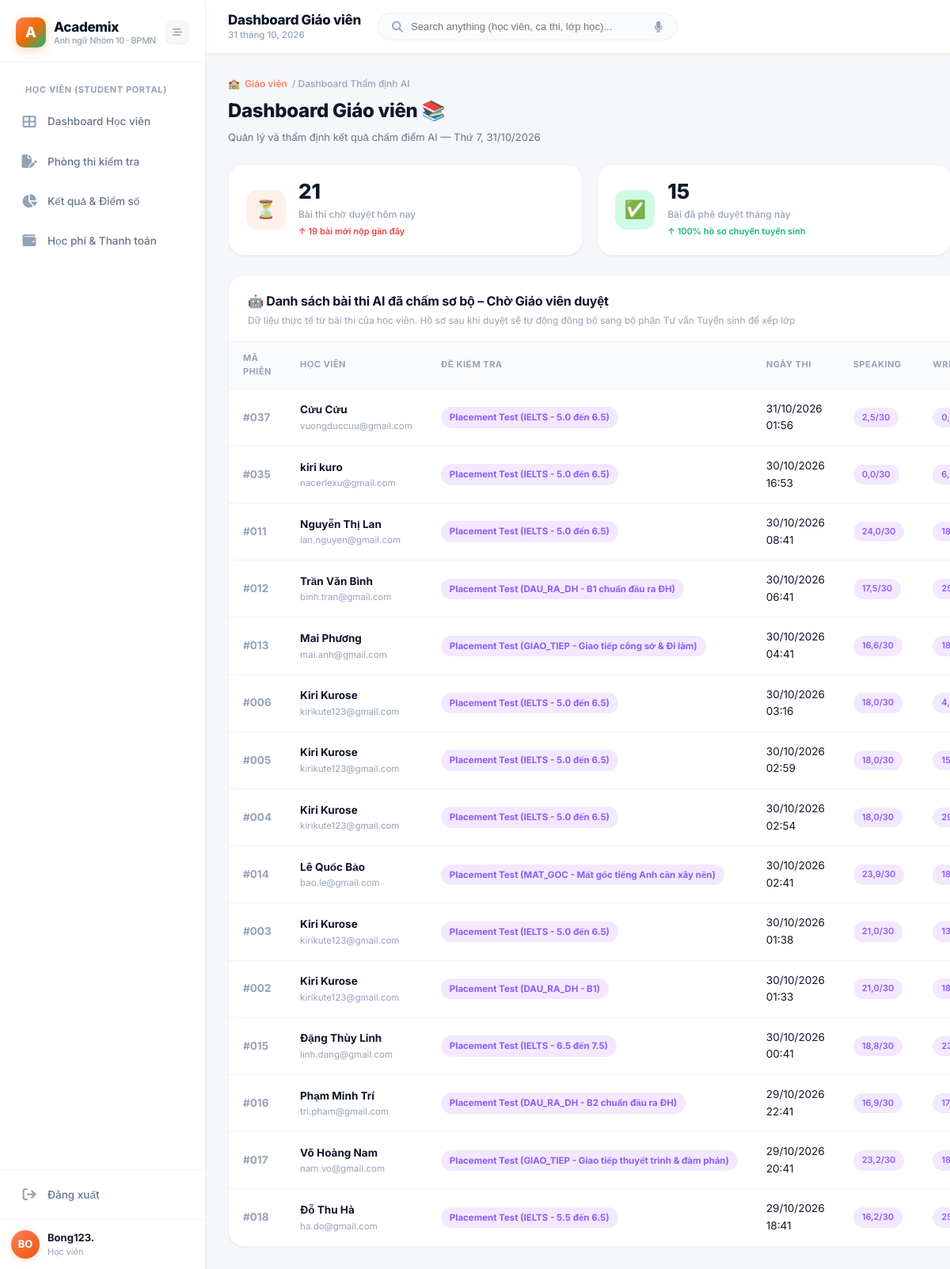
Screenshot of /users/teacher/ (signed in) with the database file from the repository.
### apps/users/models.py (models this page shows, shortened)
class KhachHang(models.Model):
    class TrangThai(models.TextChoices):
        TIEM_NANG = 'TIEM_NANG', 'Tiềm năng'
        DANG_TU_VAN = 'DANG_TU_VAN', 'Đang tư vấn'
        DA_GHI_DANH = 'DA_GHI_DANH', 'Đã ghi danh'
        NGUNG = 'NGUNG', 'Ngừng'
    ho_ten = models.CharField(max_length=255, verbose_name='Họ tên')
    email = models.EmailField(unique=True, verbose_name='Email')
    so_dien_thoai = models.CharField(max_length=20, blank=True, default='', verbose_name='Số điện thoại')
    ngay_sinh = models.DateField(null=True, blank=True, verbose_name='Ngày sinh')
    trang_thai = models.CharField(
        max_length=20,
        choices=TrangThai.choices,
        default=TrangThai.TIEM_NANG,
        verbose_name='Trạng thái',
    )
    ngay_tao = models.DateTimeField(auto_now_add=True, verbose_name='Ngày tạo')
    class Meta:
        db_table = 'khach_hang'
        verbose_name = 'Khách hàng'
        verbose_name_plural = 'Danh sách khách hàng'
        ordering = ['-ngay_tao']

### apps/placement_tests/models.py (models this page shows, shortened)
class BaiKiemTra(models.Model):
    class TrangThai(models.TextChoices):
        KICH_HOAT = 'KICH_HOAT', 'Kích hoạt'
        AN = 'AN', 'Ẩn'
    ten_bai = models.CharField(max_length=255, verbose_name='Tên bài')
    thoi_gian_phut = models.PositiveIntegerField(verbose_name='Thời gian (phút)')
    trang_thai = models.CharField(
        max_length=20,
        choices=TrangThai.choices,
        default=TrangThai.KICH_HOAT,
        verbose_name='Trạng thái',
    )
    class Meta:
        db_table = 'bai_kiem_tra'
        verbose_name = 'Bài kiểm tra'
        verbose_name_plural = 'Danh sách bài kiểm tra'

class PhienLamBai(models.Model):
    class TrangThai(models.TextChoices):
        DA_HEN = 'DA_HEN', 'Đã hẹn'
        DANG_LAM = 'DANG_LAM', 'Đang làm'
        HOAN_THANH = 'HOAN_THANH', 'Hoàn thành'
        HUY = 'HUY', 'Hủy'
    ho_so_tu_van = models.ForeignKey(
        HoSoTuVan,
        on_delete=models.CASCADE,
        related_name='phien_lam_bais',
        verbose_name='Hồ sơ tư vấn',
    )
    bai_kiem_tra = models.ForeignKey(
        BaiKiemTra,
        on_delete=models.PROTECT,
        related_name='phien_lam_bais',
        verbose_name='Bài kiểm tra',
    )
    thoi_gian_hen = models.DateTimeField(
        null=True,
        blank=True,
        verbose_name='Lịch hẹn test',
    )
    bat_dau = models.DateTimeField(null=True, blank=True, verbose_name='Bắt đầu')
    hoan_thanh = models.DateTimeField(null=True, blank=True, verbose_name='Hoàn thành')
    trang_thai = models.CharField(
        max_length=20,
        choices=TrangThai.choices,
        default=TrangThai.DA_HEN,
        verbose_name='Trạng thái',
    )
    class Meta:
        db_table = 'phien_lam_bai'
        verbose_name = 'Phiên làm bài'
        verbose_name_plural = 'Danh sách phiên làm bài'
        ordering = ['-thoi_gian_hen']

### apps/users/views.py (the view)
# urls.py: path('teacher/', views.teacher_dashboard, name='teacher_dashboard'),
def teacher_dashboard(request):
    if not request.session.get('user_email') and not (hasattr(request, 'user') and request.user.is_authenticated):
        return redirect('users:student_login')
    now = timezone.now()
    today_start = now.replace(hour=0, minute=0, second=0, microsecond=0)
    month_start = now.replace(day=1, hour=0, minute=0, second=0, microsecond=0)
    from apps.placement_tests.models import PhienLamBai, BaiLamKyNang, KetQuaKiemTra, ChamDiemAI
    all_phiens_qs = PhienLamBai.objects.select_related(
        'ho_so_tu_van__khach_hang', 'bai_kiem_tra', 'ket_qua_kiem_tra'
    ).prefetch_related(
        'bai_lam_ky_nangs'
    ).order_by('-hoan_thanh', '-bat_dau', '-id')
    pending_today_count = PhienLamBai.objects.filter(
        ho_so_tu_van__isnull=False,
        bai_lam_ky_nangs__trang_thai_cham=BaiLamKyNang.TrangThaiCham.AI_DA_CHAM,
        hoan_thanh__gte=today_start
    ).distinct().count()
    total_pending = PhienLamBai.objects.filter(
        ho_so_tu_van__isnull=False,
        bai_lam_ky_nangs__trang_thai_cham=BaiLamKyNang.TrangThaiCham.AI_DA_CHAM
    ).distinct().count()
    if pending_today_count == 0:
        pending_today_count = total_pending if total_pending > 0 else 10
    recent_count = PhienLamBai.objects.filter(
        ho_so_tu_van__isnull=False,
        hoan_thanh__gte=now - timedelta(days=2)
    ).distinct().count()
    if recent_count == 0:
        recent_count = 3
    approved_count = KetQuaKiemTra.objects.filter(
        trang_thai=KetQuaKiemTra.TrangThai.DA_XAC_NHAN,
        ngay_xac_nhan__gte=month_start
    ).count()
    if approved_count == 0:
        approved_count = KetQuaKiemTra.objects.filter(
            trang_thai=KetQuaKiemTra.TrangThai.DA_XAC_NHAN
        ).count()
    if approved_count == 0:
        approved_count = 12
    evaluated_skills = BaiLamKyNang.objects.filter(
        diem_dieu_chinh__isnull=False,
        diem_tu_dong__isnull=False
    )
    if evaluated_skills.exists():
        diffs = []
        similarities = []
        for bl in evaluated_skills:
            max_s = 40.0 if bl.ky_nang == 'TRAC_NGHIEM' else 30.0
            d = abs(float(bl.diem_dieu_chinh) - float(bl.diem_tu_dong))
            diffs.append(d)
            sim = max(0.0, 100.0 - (d / max_s * 100.0))
            similarities.append(sim)
        avg_diff = round(sum(diffs) / len(diffs), 1)
        ai_accuracy = round(sum(similarities) / len(similarities), 1)
    else:
        avg_diff = 1.2
        ai_accuracy = 92.0
    real_reviews = []
    for p in all_phiens_qs:
        kh = p.ho_so_tu_van.khach_hang if p.ho_so_tu_van else None
        kq = getattr(p, 'ket_qua_kiem_tra', None)
        spk_sc = 0.0
        wri_sc = 0.0
        mcq_sc = 0.0
        is_approved = False
        if kq and kq.trang_thai == KetQuaKiemTra.TrangThai.DA_XAC_NHAN:
            is_approved = True
        for b in p.bai_lam_ky_nangs.all():
            val = float(b.diem_dieu_chinh if b.diem_dieu_chinh is not None else (b.diem_tu_dong or 0.0))
            if b.ky_nang == 'SPEAKING':
                spk_sc = val
            elif b.ky_nang == 'WRITING':
                wri_sc = val
            elif b.ky_nang == 'TRAC_NGHIEM':
                mcq_sc = val
        real_reviews.append({
            'id': p.id,
            'ma_phien': f"{p.id:03d}",
            'ten_hoc_vien': kh.ho_ten if (kh and kh.ho_ten) else (kh.email if kh else 'Học viên'),
            'email': kh.email if kh else '',
            'ten_bai': p.bai_kiem_tra.ten_bai if p.bai_kiem_tra else 'Placement Test',
            'ngay_thi': p.hoan_thanh or p.bat_dau or now,
            'speaking_score': round(spk_sc, 1),
            'writing_score': round(wri_sc, 1),
            'mcq_score': round(mcq_sc, 1),
            'trang_thai': 'DA_DUYET' if is_approved else 'CHO_DUYET',
        })
    context = {
        'today': now,
        'pending_today_count': pending_today_count,
        'recent_count': recent_count,
        'approved_count': approved_count,
        'ai_accuracy': ai_accuracy,
        'avg_diff': avg_diff,
        'review_list': real_reviews[:15],
    }
    return render(request, 'users/teacher_dashboard.html', context)

### apps/users/helpers.py (called while the page is built, shortened)
def get_account_email(request):
    email = ''
    user = getattr(request, 'user', None)
    if user and user.is_authenticated:
        if user.email:
            email = user.email.strip().lower()
        if email and not user.email:
            try:
                user.email = email
                user.save(update_fields=['email'])
            except Exception:
                pass
    if email and hasattr(request, 'session'):
        if request.session.get('student_email') != email:
            request.session['student_email'] = email
        if request.session.get('user_email') != email:
            request.session['user_email'] = email
    return email

def get_user_role(request):
    user = getattr(request, 'user', None)
    if user and user.is_authenticated and user.is_superuser:
        role_param = request.GET.get('role', '').upper() if hasattr(request, 'GET') else ''
        if role_param in ['STUDENT', 'TEACHER', 'STAFF', 'ACCOUNTANT']:
            if hasattr(request, 'session'):
                request.session['role'] = role_param
            return role_param
        if hasattr(request, 'session') and request.session.get('role'):
            return request.session.get('role')
    email = get_account_email(request)
    if email:
        email = email.strip().lower()
        nv = NhanVien.objects.filter(email=email).first()
    return 'STUDENT'

### apps/users/templates/users/teacher_dashboard.html (shortened to what this page needs)
{% extends 'base.html' %}
{% load static %}
{% block page_heading %}Dashboard Giáo viên{% endblock %}
{% block content %}
<div class="page-header">
  <div class="page-breadcrumb">🏫 <span>Giáo viên</span> / Dashboard Thẩm định AI</div>
  <div style="display: flex; justify-content: space-between; align-items: flex-start; flex-wrap: wrap; gap: 12px;">
    <div>
      <h1 class="page-title">Dashboard Giáo viên 📚</h1>
      <p class="page-subtitle">Quản lý và thẩm định kết quả chấm điểm AI — {{ today|date:"l, d/m/Y" }}</p>
    </div>
  </div>
</div>
<div class="stat-grid" style="grid-template-columns: repeat(auto-fit, minmax(280px, 1fr)); margin-bottom: 24px;">
  <div class="stat-card">
    <div class="stat-icon coral">⏳</div>
    <div class="stat-info">
      <div class="stat-value">{{ pending_today_count|default:10 }}</div>
      <div class="stat-label">Bài thi chờ duyệt hôm nay</div>
      <div class="stat-delta down">↑ {{ recent_count|default:3 }} bài mới nộp gần đây</div>
    </div>
  </div>
  <div class="stat-card">
    <div class="stat-icon emerald">✅</div>
    <div class="stat-info">
      <div class="stat-value">{{ approved_count|default:12 }}</div>
      <div class="stat-label">Bài đã phê duyệt tháng này</div>
      <div class="stat-delta up">↑ 100% hồ sơ chuyển tuyển sinh</div>
    </div>
  </div>
</div>
<div class="card rounded-2xl shadow-sm">
  <div class="card-header" style="flex-wrap: wrap; gap: 12px; justify-content: space-between;">
    <div>
      <div class="card-title">🤖 Danh sách bài thi AI đã chấm sơ bộ – Chờ Giáo viên duyệt</div>
      <div class="card-subtitle">Dữ liệu thực tế từ bài thi của học viên. Hồ sơ sau khi duyệt sẽ tự động đồng bộ sang bộ phận Tư vấn Tuyển sinh để xếp lớp</div>
    </div>
  </div>
  <div class="table-wrapper">
    <table>
      <thead>
        <tr>
          <th>Mã phiên</th>
          <th>Học viên</th>
          <th>Đề kiểm tra</th>
          <th>Ngày thi</th>
          <th>Speaking</th>
          <th>Writing</th>
        </tr>
      </thead>
      <tbody>
        {% for item in review_list %}
        <tr>
          <td style="font-weight: 700; color: var(--text-muted);">#{{ item.ma_phien }}</td>
          <td>
            <div style="font-weight: 700; font-size: 13.5px; color: var(--text-primary);">{{ item.ten_hoc_vien }}</div>
            <div style="font-size: 11.5px; color: var(--text-muted);">{{ item.email }}</div>
          </td>
          <td>
            <span class="badge badge-purple" style="font-size: 11.5px; font-weight: 700;">{{ item.ten_bai }}</span>
          </td>
          <td>{{ item.ngay_thi|date:"d/m/Y H:i" }}</td>
          <td><span class="badge badge-purple">{{ item.speaking_score }}/30</span></td>
          <td><span class="badge badge-purple">{{ item.writing_score }}/30</span></td>
        </tr>
        {% endfor %}
      </tbody>
    </table>
  </div>
</div>
{% endblock %}

### templates/base.html (shortened to what this page needs)
{% load static %}
<!DOCTYPE html>
<html lang="vi" data-theme="light">
<head>
  <link rel="stylesheet" href="https://cdnjs.cloudflare.com/ajax/libs/font-awesome/6.5.0/css/all.min.css">
  <link rel="stylesheet" href="{% static 'css/academix.css' %}">
  <link rel="stylesheet" href="{% static 'css/components.css' %}">
</head>
<body>
  <div class="app-wrapper">
    <aside class="sidebar" id="sidebar">
      <div class="sidebar-logo">
        <div class="logo-main">
          <div class="logo-icon">A</div>
          <div class="logo-text">
            Academix
            <small>Anh ngữ Nhóm 10 · BPMN</small>
          </div>
        </div>
        <button class="logo-collapse" id="sidebar-collapse-btn" title="Thu gọn / Mở rộng" onclick="toggleSidebar()">
          <i class="fa-solid fa-bars-staggered"></i>
        </button>
      </div>
      <nav class="sidebar-nav">
        {% block sidebar_main %}
        {% if request.user.role == 'STUDENT' or current_role == 'STUDENT' %}
        <div class="sidebar-section-label">Học viên (Student Portal)</div>
        <a href="{% url 'users:student_dashboard' %}" class="nav-item" data-href="{% url 'users:student_dashboard' %}">
          <span class="nav-icon"><i class="fa-solid fa-table-cells-large"></i></span>
          <span>Dashboard Học viên</span>
        </a>
        <a href="{% url 'placement_tests:test_room' %}" class="nav-item"
          data-href="{% url 'placement_tests:test_room' %}">
          <span class="nav-icon"><i class="fa-solid fa-file-pen"></i></span>
          <span>Phòng thi kiểm tra</span>
        </a>
        <a href="{% url 'placement_tests:test_result' %}" class="nav-item"
          data-href="{% url 'placement_tests:test_result' %}">
          <span class="nav-icon"><i class="fa-solid fa-chart-pie"></i></span>
          <span>Kết quả & Điểm số</span>
        </a>
        <a href="{% url 'billing:payment_detail' %}" class="nav-item" data-href="{% url 'billing:payment_detail' %}">
          <span class="nav-icon"><i class="fa-solid fa-wallet"></i></span>
          <span>Học phí & Thanh toán</span>
        </a>
        {% endif %}
        {% endblock %}
      </nav>
      <div class="sidebar-footer">
        <a href="{% url 'users:student_logout' %}" class="nav-item sidebar-footer-item">
          <span class="nav-icon"><i class="fa-solid fa-arrow-right-from-bracket"></i></span>
          <span>Đăng xuất</span>
        </a>
        <div class="sidebar-profile">
          <div class="avatar" id="sidebar-avatar-circle">
            {{ user_initials|default:"HV" }}
          </div>
          <div class="profile-info">
            <div class="profile-name" id="sidebar-user-name">
              {{ display_user_name|default:"Người dùng" }}
            </div>
            <div class="profile-role" id="sidebar-user-role">
              {{ role_label|default:"Học viên" }}
            </div>
          </div>
        </div>
      </div>
    </aside>
    <div class="main-area">
      <header class="top-header">
        <div class="header-left">
          <div class="header-title-box">
            <div class="header-title">{% block page_heading %}Dashboard{% endblock %}</div>
            <div class="header-date" id="header-live-date">23 September, 2024</div>
          </div>
        </div>
        <div class="header-search">
          <i class="fa-solid fa-magnifying-glass search-icon"></i>
          <input type="text" id="global-search" placeholder="Search anything (học viên, ca thi, lớp học)...">
          <i class="fa-solid fa-microphone search-mic" title="Tìm bằng giọng nói"></i>
        </div>
      </header>
      <main class="page-content">
        {% block content %}
        {% endblock %}
      </main>
    </div>
  </div>
</body>
</html>

### static/css/components.css (style rules this page uses)
.rounded-2xl { border-radius: 20px !important; }
.shadow-sm { box-shadow: var(--shadow-sm) !important; }

### rows the page displays
KhachHang: ten_hoc_vien "Cửu Cửu", email "vuongduccuu@gmail.com"
BaiKiemTra: ten_bai "Placement Test (IELTS - 5.0 đến 6.5)" "Placement Test (IELTS - 5.0 đến 6.5)" "Placement Test (IELTS - 5.0 đến 6.5)" "Placement Test (IELTS - 5.0 đến 6.5)" "Placement Test (IELTS - 5.0 đến 6.5)" "Placement Test (IELTS - 5.0 đến 6.5)" "Placement Test (IELTS - 5.0 đến 6.5)"
PhienLamBai: ngay_thi "31/10/2026 01:56"
KhachHang: ten_hoc_vien "kiri kuro", email "nacerlexu@gmail.com"
PhienLamBai: ngay_thi "30/10/2026 16:53"
KhachHang: ten_hoc_vien "Nguyễn Thị Lan", email "lan.nguyen@gmail.com"
PhienLamBai: ngay_thi "30/10/2026 08:41"
KhachHang: ten_hoc_vien "Trần Văn Bình", email "binh.tran@gmail.com"
BaiKiemTra: ten_bai "Placement Test (DAU_RA_DH - B1 chuẩn đầu ra ĐH)"
PhienLamBai: ngay_thi "30/10/2026 06:41"
KhachHang: ten_hoc_vien "Mai Phương", email "mai.anh@gmail.com"
BaiKiemTra: ten_bai "Placement Test (GIAO_TIEP - Giao tiếp công sở & Đi làm)"
PhienLamBai: ngay_thi "30/10/2026 04:41"
KhachHang: ten_hoc_vien "Kiri Kurose" "Kiri Kurose" "Kiri Kurose" "Kiri Kurose" "Kiri Kurose", email "kirikute123@gmail.com" "kirikute123@gmail.com" "kirikute123@gmail.com" "kirikute123@gmail.com" "kirikute123@gmail.com"
PhienLamBai: ngay_thi "30/10/2026 03:16"
PhienLamBai: ngay_thi "30/10/2026 02:59"
PhienLamBai: ngay_thi "30/10/2026 02:54"
KhachHang: ten_hoc_vien "Lê Quốc Bảo", email "bao.le@gmail.com"
BaiKiemTra: ten_bai "Placement Test (MAT_GOC - Mất gốc tiếng Anh cần xây nền)"
PhienLamBai: ngay_thi "30/10/2026 02:41"
PhienLamBai: ngay_thi "30/10/2026 01:38"
BaiKiemTra: ten_bai "Placement Test (DAU_RA_DH - B1)"
PhienLamBai: ngay_thi "30/10/2026 01:33"
KhachHang: ten_hoc_vien "Đặng Thùy Linh", email "linh.dang@gmail.com"
BaiKiemTra: ten_bai "Placement Test (IELTS - 6.5 đến 7.5)"
PhienLamBai: ngay_thi "30/10/2026 00:41"
KhachHang: ten_hoc_vien "Phạm Minh Trí", email "tri.pham@gmail.com"
BaiKiemTra: ten_bai "Placement Test (DAU_RA_DH - B2 chuẩn đầu ra ĐH)"
PhienLamBai: ngay_thi "29/10/2026 22:41"
KhachHang: ten_hoc_vien "Võ Hoàng Nam", email "nam.vo@gmail.com"
BaiKiemTra: ten_bai "Placement Test (GIAO_TIEP - Giao tiếp thuyết trình & đàm phán)"
PhienLamBai: ngay_thi "29/10/2026 20:41"
KhachHang: ten_hoc_vien "Đỗ Thu Hà", email "ha.do@gmail.com"
BaiKiemTra: ten_bai "Placement Test (IELTS - 5.5 đến 6.5)"
PhienLamBai: ngay_thi "29/10/2026 18:41"

### other values shown
{{ user_initials|default:"HV" }} "BO"
{{ display_user_name|default:"Người dùng" }} "Bong123."
{{ role_label|default:"Học viên" }} "Học viên"
{{ pending_today_count|default:10 }} "21"
{{ recent_count|default:3 }} "19"
{{ approved_count|default:12 }} "15"
{{ item.ma_phien }} "037" "035" "011" "012" "013" "006" "005" "004" "014" "003" "002" "015" "016" "017" "018"
{{ item.speaking_score }} "2,5" "0,0" "24,0" "17,5" "16,6" "18,0" "18,0" "18,0" "23,9" "21,0" "21,0" "18,8" "16,9" "23,2" "16,2"
